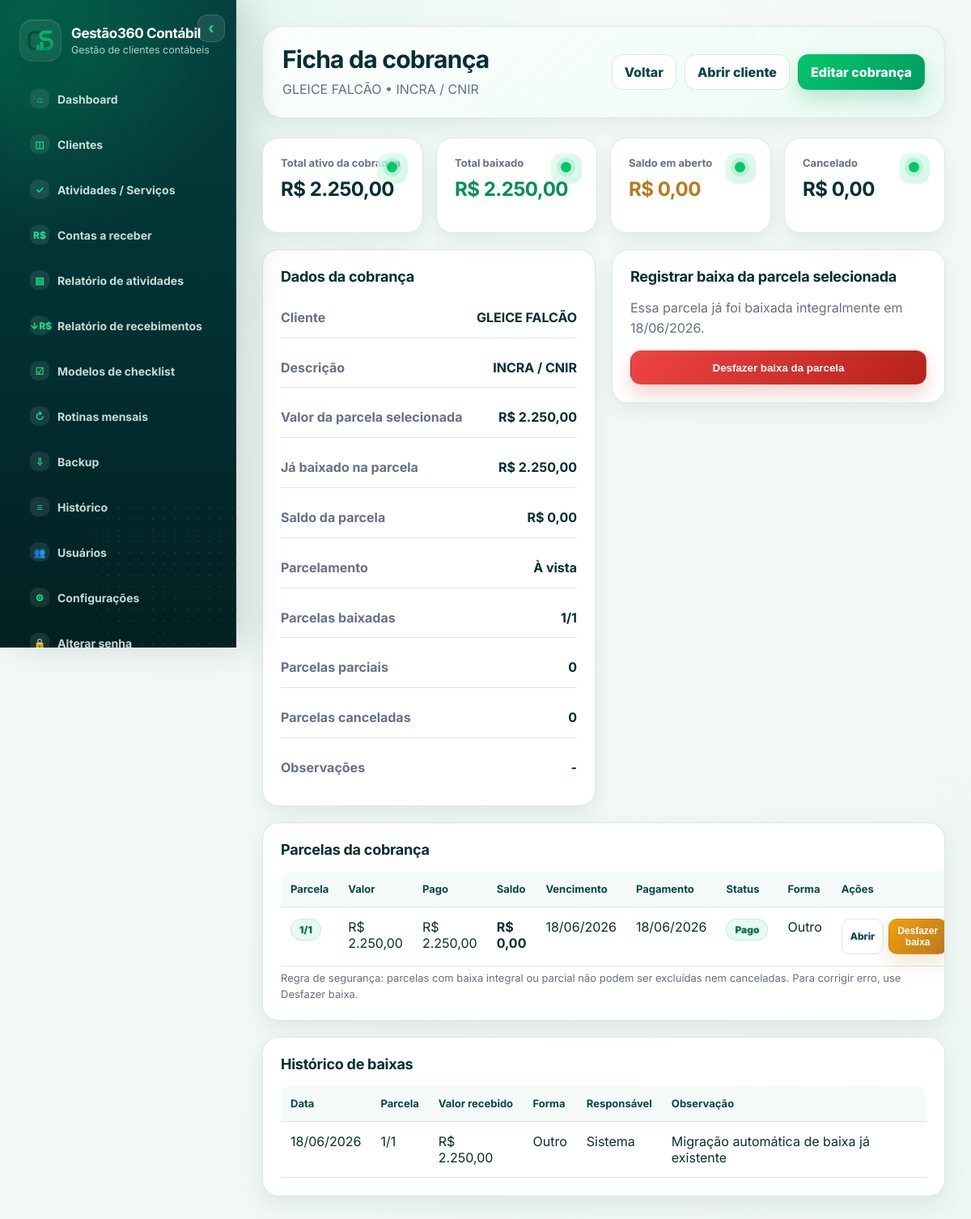
Screenshot of /contas-receber/3 (signed in) with the database file from the repository.
### tables this page shows
CREATE TABLE clients (
                id INTEGER PRIMARY KEY AUTOINCREMENT,
                name TEXT NOT NULL,
                document TEXT,
                client_type TEXT,
                phone TEXT,
                email TEXT,
                responsible TEXT,
                monthly_fee REAL NOT NULL DEFAULT 0,
                status TEXT NOT NULL DEFAULT 'Ativo',
                notes TEXT,
                created_at TEXT NOT NULL DEFAULT CURRENT_TIMESTAMP
            );

CREATE TABLE receivables (
                id INTEGER PRIMARY KEY AUTOINCREMENT,
                client_id INTEGER NOT NULL,
                description TEXT NOT NULL,
                amount REAL NOT NULL DEFAULT 0,
                due_date TEXT NOT NULL,
                payment_date TEXT,
                status TEXT NOT NULL DEFAULT 'A receber',
                payment_method TEXT,
                notes TEXT,
                created_at TEXT NOT NULL DEFAULT CURRENT_TIMESTAMP, installment_number INTEGER NOT NULL DEFAULT 1, installment_total INTEGER NOT NULL DEFAULT 1, receivable_group_id TEXT, paid_amount REAL NOT NULL DEFAULT 0, cancelled_at TEXT, cancelled_by TEXT, updated_at TEXT,
                FOREIGN KEY(client_id) REFERENCES clients(id) ON DELETE CASCADE
            );

CREATE TABLE receivable_payments (
                id INTEGER PRIMARY KEY AUTOINCREMENT,
                receivable_id INTEGER NOT NULL,
                amount REAL NOT NULL DEFAULT 0,
                payment_date TEXT NOT NULL,
                payment_method TEXT,
                notes TEXT,
                created_by TEXT,
                created_at TEXT NOT NULL DEFAULT CURRENT_TIMESTAMP,
                FOREIGN KEY(receivable_id) REFERENCES receivables(id) ON DELETE CASCADE
            );

### app.py (the view)
@app.route("/contas-receber/<int:receivable_id>")
@login_required
@financial_required
def receivable_detail(receivable_id):
    receivable = query_one(
        """
        SELECT r.*, c.name AS client_name
        FROM receivables r
        JOIN clients c ON c.id = r.client_id
        WHERE r.id = ?
        """,
        (receivable_id,),
    )
    if not receivable:
        flash("Cobrança não encontrada.", "error")
        return redirect(url_for("receivables"))
    if receivable["receivable_group_id"]:
        installments = query_all(
            """
            SELECT r.*, c.name AS client_name
            FROM receivables r
            JOIN clients c ON c.id = r.client_id
            WHERE r.receivable_group_id = ?
            ORDER BY r.installment_number ASC, r.due_date ASC
            """,
            (receivable["receivable_group_id"],),
        )
    else:
        installments = [receivable]
    payment_filter_sql = "r.receivable_group_id = ?" if receivable["receivable_group_id"] else "r.id = ?"
    payment_filter_value = receivable["receivable_group_id"] if receivable["receivable_group_id"] else receivable_id
    payments = query_all(
        f"""
        SELECT p.*, r.installment_number, r.installment_total
        FROM receivable_payments p
        JOIN receivables r ON r.id = p.receivable_id
        WHERE {payment_filter_sql}
        ORDER BY p.payment_date DESC, p.id DESC
        """,
        (payment_filter_value,),
    )
    total_amount, paid_amount, open_amount, cancelled_amount, paid_count, cancelled_count, partial_count = receivable_amounts_summary(installments)
    has_paid_installments = any(is_receivable_paid(r) for r in installments)
    has_open_installments = any(can_cancel_receivable(r) for r in installments)
    return render_template(
        "receivable_detail.html",
        receivable=receivable,
        installments=installments,
        payments=payments,
        total_amount=total_amount,
        paid_amount=paid_amount,
        open_amount=open_amount,
        cancelled_amount=cancelled_amount,
        paid_count=paid_count,
        cancelled_count=cancelled_count,
        partial_count=partial_count,
        has_paid_installments=has_paid_installments,
        has_open_installments=has_open_installments,
        payment_methods=PAYMENT_METHODS,
        today=date.today().isoformat(),
        computed_receivable_status=computed_receivable_status,
        receivable_paid_amount=receivable_paid_amount,
        receivable_remaining_amount=receivable_remaining_amount,
        can_delete_receivable=can_delete_receivable,
        can_cancel_receivable=can_cancel_receivable,
        can_receive_payment=can_receive_payment,
        has_receivable_payment=has_receivable_payment,
    )

### app.py (called while the page is built, shortened)
def using_remote_database():
    return bool(TURSO_DATABASE_URL)

def get_db():
    os.makedirs(RUNTIME_DIR, exist_ok=True)
    conn = sqlite3.connect(DB_PATH)
    conn.row_factory = sqlite3.Row
    conn.execute("PRAGMA foreign_keys = ON")
    return conn

def query_all(sql, params=()):
    with get_db() as conn:
        return conn.execute(sql, params).fetchall()

def query_one(sql, params=()):
    with get_db() as conn:
        return conn.execute(sql, params).fetchone()

def money(value):
    try:
        value = float(value or 0)
    except (TypeError, ValueError):
        value = 0
    formatted = f"{value:,.2f}".replace(",", "X").replace(".", ",").replace("X", ".")
    return f"R$ {formatted}"

def current_month():
    return date.today().strftime("%Y-%m")

def can_view_financial():
    if session.get("role") == "Administrador":
        return True
    hidden = query_one("SELECT value FROM settings WHERE key = 'hide_financial_for_collab'")
    return not (hidden and hidden["value"] == "1")

def login_required(fn):
    @wraps(fn)
    def wrapper(*args, **kwargs):
        if not session.get("user_id"):
            return redirect(url_for("login"))
        return fn(*args, **kwargs)
    return wrapper

def financial_required(fn):
    @wraps(fn)
    def wrapper(*args, **kwargs):
        if not can_view_financial():
            flash("Seu usuário não tem permissão para ver informações financeiras.", "error")
            return redirect(url_for("dashboard"))
        return fn(*args, **kwargs)
    return wrapper

def row_get(row, key, default=None):
    try:
        return row[key]
    except (KeyError, IndexError, TypeError):
        return default

def receivable_base_amount(row):
    try:
        return float(row_get(row, "amount", 0) or 0)
    except (TypeError, ValueError):
        return 0.0

def receivable_paid_amount(row):
    try:
        paid = float(row_get(row, "paid_amount", 0) or 0)
    except (TypeError, ValueError):
        paid = 0.0
    if paid <= 0 and row_get(row, "status") == "Pago":
        paid = receivable_base_amount(row)
    amount = receivable_base_amount(row)
    if amount > 0:
        paid = min(paid, amount)
    return max(paid, 0.0)

def receivable_remaining_amount(row):
    if row_get(row, "status") == "Cancelado":
        return 0.0
    return max(receivable_base_amount(row) - receivable_paid_amount(row), 0.0)

def has_receivable_payment(row):
    return receivable_paid_amount(row) > 0.009

### templates/receivable_detail.html (shortened to what this page needs)
{% extends "base.html" %}
{% block content %}
<div class="page-header">
    <div>
        <h1>Ficha da cobrança</h1>
        <p>{{ receivable.client_name }} • {{ receivable.description }}</p>
    </div>
    <div class="actions-row">
        <a class="btn" href="{{ url_for('receivables') }}">Voltar</a>
        <a class="btn" href="{{ url_for('client_detail', client_id=receivable.client_id) }}">Abrir cliente</a>
        {% if session.get('role') == 'Administrador' %}
        <a class="btn primary" href="{{ url_for('receivable_edit', receivable_id=receivable.id) }}">Editar cobrança</a>
        {% endif %}
    </div>
</div>
<section class="cards">
    <div class="card metric"><span>Total ativo da cobrança</span><strong>{{ money(total_amount) }}</strong></div>
    <div class="card metric success"><span>Total baixado</span><strong>{{ money(paid_amount) }}</strong></div>
    <div class="card metric warning"><span>Saldo em aberto</span><strong>{{ money(open_amount) }}</strong></div>
    <div class="card metric"><span>Cancelado</span><strong>{{ money(cancelled_amount) }}</strong></div>
</section>
<div class="grid two top-align">
    <section class="card">
        <h2>Dados da cobrança</h2>
        <div class="info-list">
            <p><span>Cliente</span><strong>{{ receivable.client_name }}</strong></p>
            <p><span>Descrição</span><strong>{{ receivable.description }}</strong></p>
            <p><span>Valor da parcela selecionada</span><strong>{{ money(receivable.amount) }}</strong></p>
            <p><span>Já baixado na parcela</span><strong>{{ money(receivable_paid_amount(receivable)) }}</strong></p>
            <p><span>Saldo da parcela</span><strong>{{ money(receivable_remaining_amount(receivable)) }}</strong></p>
            <p><span>Parcelamento</span><strong>{% if (receivable.installment_total or 1) > 1 %}{{ receivable.installment_total }} parcelas{% else %}À vista{% endif %}</strong></p>
            <p><span>Parcelas baixadas</span><strong>{{ paid_count }}/{{ installments|length }}</strong></p>
            <p><span>Parcelas parciais</span><strong>{{ partial_count }}</strong></p>
            <p><span>Parcelas canceladas</span><strong>{{ cancelled_count }}</strong></p>
            <p><span>Observações</span><strong>{{ receivable.notes or '-' }}</strong></p>
        </div>
    </section>
    <section class="card">
        <h2>Registrar baixa da parcela selecionada</h2>
        {% if can_receive_payment(receivable) %}
        <form class="compact-form" method="post" action="{{ url_for('mark_paid', receivable_id=receivable.id) }}">
            <label>Valor recebido
                <input name="payment_amount" type="text" class="money-mask" inputmode="decimal" value="{{ money(receivable_remaining_amount(receivable)) }}" required>
            </label>
            <label>Data de pagamento<input name="payment_date" type="date" value="{{ today }}" required></label>
            <label>Forma de pagamento<select name="payment_method">{% for p in payment_methods %}<option>{{ p }}</option>{% endfor %}</select></label>
            <label>Observação da baixa<textarea name="payment_notes" rows="2" placeholder="Ex.: pagamento parcial, comprovante enviado..."></textarea></label>
            <button class="btn primary" type="submit">Registrar baixa</button>
            <p class="muted-small">Para baixa parcial, informe um valor menor que o saldo. Para baixa total, mantenha o valor completo.</p>
        </form>
        {% if can_cancel_receivable(receivable) %}
        <form class="compact-form" method="post" action="{{ url_for('receivable_cancel', receivable_id=receivable.id) }}" onsubmit="return confirm('Cancelar esta parcela? Ela ficará no histórico, mas sairá do saldo em aberto.');">
            <button class="btn warning" type="submit">Cancelar parcela selecionada</button>
        </form>
        {% endif %}
        {% elif computed_receivable_status(receivable) == 'Pago' %}
        <p>Essa parcela já foi baixada integralmente em {{ receivable.payment_date|datebr }}.</p>
        {% elif computed_receivable_status(receivable) == 'Cancelado' %}
        <p>Essa parcela está cancelada e permanece apenas como histórico.</p>
        {% endif %}
        {% if session.get('role') == 'Administrador' and has_receivable_payment(receivable) %}
        <form class="compact-form" method="post" action="{{ url_for('receivable_undo_payment', receivable_id=receivable.id) }}" onsubmit="return confirm('Desfazer todas as baixas desta parcela? Ela voltará para o saldo em aberto.');">
            <button class="btn danger" type="submit">Desfazer baixa da parcela</button>
        </form>
        {% endif %}
    </section>
</div>
<section class="card">
    <h2>Parcelas da cobrança</h2>
    <table>
        <thead><tr><th>Parcela</th><th>Valor</th><th>Pago</th><th>Saldo</th><th>Vencimento</th><th>Pagamento</th><th>Status</th><th>Forma</th><th>Ações</th></tr></thead>
        <tbody>
        {% for r in installments %}
        <tr>
            <td><span class="badge">{{ r.installment_number }}/{{ r.installment_total }}</span></td>
            <td>{{ money(r.amount) }}</td>
            <td>{{ money(receivable_paid_amount(r)) }}</td>
            <td><strong>{{ money(receivable_remaining_amount(r)) }}</strong></td>
            <td>{{ r.due_date|datebr }}</td>
            <td>{{ r.payment_date|datebr }}</td>
            <td><span class="badge">{{ computed_receivable_status(r) }}</span></td>
            <td>{{ r.payment_method or '-' }}</td>
            <td>
                <div class="actions-row">
                    <a class="btn small" href="{{ url_for('receivable_detail', receivable_id=r.id) }}">Abrir</a>
                    {% if session.get('role') == 'Administrador' and has_receivable_payment(r) %}
                    <form method="post" action="{{ url_for('receivable_undo_payment', receivable_id=r.id) }}" onsubmit="return confirm('Desfazer todas as baixas desta parcela?');">
                        <button class="btn small warning" type="submit">Desfazer baixa</button>
                    </form>
                    {% endif %}
                </div>
            </td>
        </tr>
        {% else %}<tr><td colspan="9">Nenhuma parcela encontrada.</td></tr>{% endfor %}
        </tbody>
    </table>
    <p class="muted-small">Regra de segurança: parcelas com baixa integral ou parcial não podem ser excluídas nem canceladas. Para corrigir erro, use Desfazer baixa.</p>
</section>
<section class="card">
    <h2>Histórico de baixas</h2>
    <table>
        <thead><tr><th>Data</th><th>Parcela</th><th>Valor recebido</th><th>Forma</th><th>Responsável</th><th>Observação</th></tr></thead>
        <tbody>
        {% for p in payments %}
        <tr>
            <td>{{ p.payment_date|datebr }}</td>
            <td>{{ p.installment_number }}/{{ p.installment_total }}</td>
            <td>{{ money(p.amount) }}</td>
            <td>{{ p.payment_method or '-' }}</td>
            <td>{{ p.created_by or '-' }}</td>
            <td>{{ p.notes or '-' }}</td>
        </tr>
        {% else %}<tr><td colspan="6">Nenhuma baixa registrada nesta cobrança.</td></tr>{% endfor %}
        </tbody>
    </table>
</section>
{% endblock %}

### rows the page displays
clients: client_name "GLEICE FALCÃO"
receivables: description "INCRA / CNIR", amount "R$ 2.250,00", paid_amount "R$ 2.250,00", notes "-", payment_date "18/06/2026", installment_number "1", installment_total "1", money "R$ 0,00", due_date "18/06/2026", status "Pago", payment_method "Outro"
receivable_payments: payment_date "18/06/2026", installment_number "1", installment_total "1", amount "R$ 2.250,00", payment_method "Outro", created_by "Sistema", notes "Migração automática de baixa já existente"

### other values shown
{{ app_name }} "Gestão360 Contábil"
{{ money(total_amount) }} "R$ 2.250,00"
{{ money(paid_amount) }} "R$ 2.250,00"
{{ money(open_amount) }} "R$ 0,00"
{{ money(cancelled_amount) }} "R$ 0,00"
{{ money(receivable_remaining_amount(receivable)) }} "R$ 0,00"
{{ paid_count }} "1"
{{ installments|length }} "1"
{{ partial_count }} "0"
{{ cancelled_count }} "0"
